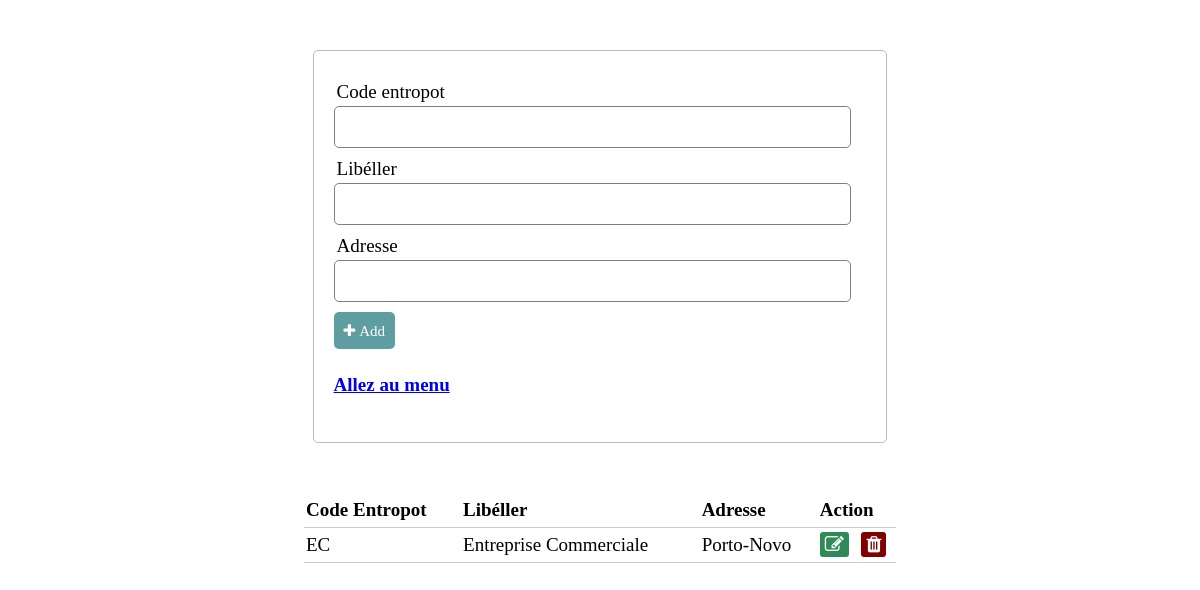
Screenshot of /views/entropot.php (signed in) with the database file from the repository.
### tables this page shows
CREATE TABLE IF NOT EXISTS `entropot` (
  `idE` int(11) NOT NULL AUTO_INCREMENT,
  `code` varchar(10) NOT NULL,
  `libelle` varchar(50) NOT NULL,
  `adresse` varchar(50) NOT NULL,
  PRIMARY KEY (`idE`)
);

### controllers/entropotController.php (called while the page is built, shortened)
<?php
	$code = "";
	$libelle = "";
	$adresse = "";
	$update = false;

### views/entropot.php (the view, shortened to what this page needs)
<?php  include('../controllers/entropotController.php'); ?>
<!DOCTYPE html>
<html>
<head>
    <link rel="stylesheet" type="text/css" href="../assets/css/styles.css">
    <link rel="stylesheet" type="text/css" href="../assets/css/font-awesome/css/font-awesome.min.css">
</head>
<body>
	<form method="post" action="" >
		<div class="input-group">
			<label>Code entropot</label>
			<input type="text" name="code" value="<?php echo $code; ?>" onkeyup="this.value=this.value.toUpperCase()">
		</div>
		<div class="input-group">
			<label>Libéller</label>
			<input type="text" name="libelle" value="<?php echo $libelle; ?>">
		</div>
		<div class="input-group">
			<label>Adresse</label>
			<input class="maj2" type="text" name="adresse" value="<?php echo $adresse; ?>">
		</div>
		<div class="input-group">
            <?php if ($update == true): ?>
                <button class="btn" type="submit" name="update" style="background: #556B2F;" title="Update"><i class="fa fa-save"> Update</i></button>
            <?php else: ?>
                <button class="btn" type="submit" name="save" title="Add"><i class="fa fa-plus"> Add</i></button>
            <?php endif ?>
		</div>
        <h4><a href="menu.php">Allez au menu</a></h4>
	</form>
    <?php $results = mysqli_query($db, "SELECT * FROM entropot"); ?>
        <table>
            <thead>
                <tr>
                    <th>Code Entropot</th>
                    <th>Libéller</th>
                    <th>Adresse</th>
                    <th colspan="2">Action</th>
                </tr>
            </thead>
            <?php while ($row = mysqli_fetch_array($results)) { ?>
                <tr>
                    <td><?php echo $row['code'] ?></td>
                    <td><?php echo $row['libelle'] ?></td>
                    <td><?php echo $row['adresse'] ?></td>
                    <td>
                        <a href="entropot.php?edit=<?php echo $row['idE'] ?>" class="edit_btn" title="Edit"><i class="fa fa-edit"></i></a>
                    </td>
                    <td>
                        <a href="../controllers/entropotController.php?del=<?php echo $row['idE'] ?>" class="del_btn" onclick='return confirmation();' title="Delete"><i class="fa fa-trash"></i></a>
                    </td>
                </tr>
            <?php } ?>
        </table>
</body>
</html>

### assets/css/styles.css (style rules this page uses)
body { font-size: 19px; }
table { width: 50%; margin: 30px auto; border-collapse: collapse; text-align: left; }
tr { border-bottom: 1px solid #cbcbcb; }
th, td { border: none; height: 30px; padding: 2px; }
input { text-transform: capitalize; }
form { width: 45%; margin: 50px auto; text-align: left; padding: 20px; border: 1px solid #bbbbbb; border-radius: 5px; }
.input-group { margin: 10px 0px 10px 0px; }
.input-group label { display: block; text-align: left; margin: 3px; }
.input-group input { height: 30px; width: 93%; padding: 5px 10px; font-size: 16px; border-radius: 5px; border: 1px solid gray; }
.btn { padding: 10px; font-size: 15px; color: white; background: #5F9EA0; border: none; border-radius: 5px; }
.edit_btn { text-decoration: none; padding: 2px 5px; background: #2E8B57; color: white; border-radius: 3px; }
.del_btn { text-decoration: none; padding: 2px 5px; color: white; border-radius: 3px; background: #800000; }
td { text-transform: capitalize; }

### rows the page displays
entropot: code "EC", libelle "Entreprise Commerciale", adresse "Porto-Novo"
